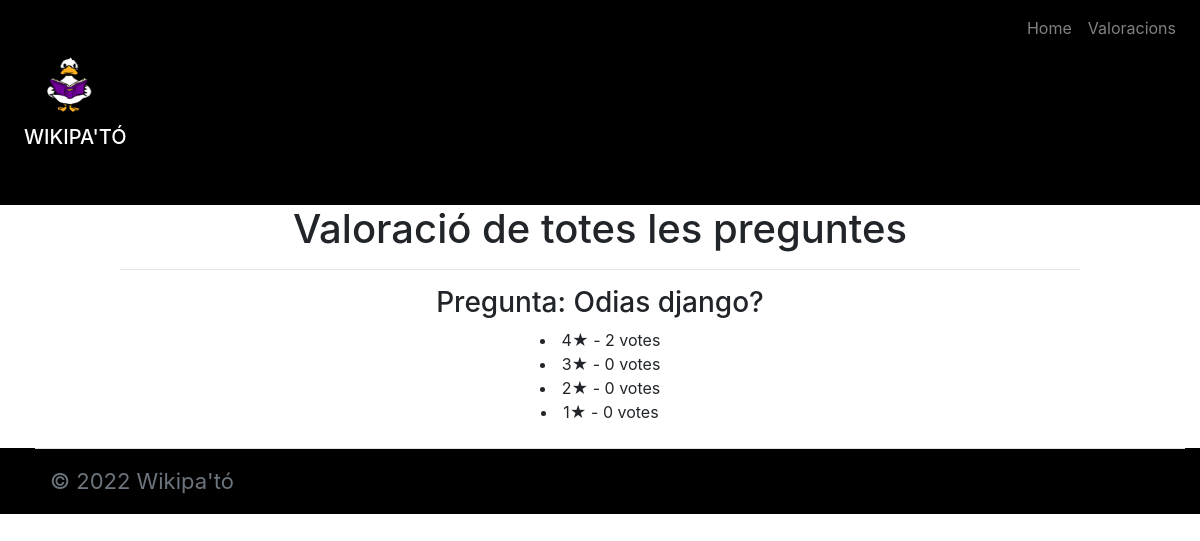
The page /polls/toteslesrespostes on the database as committed earlier.
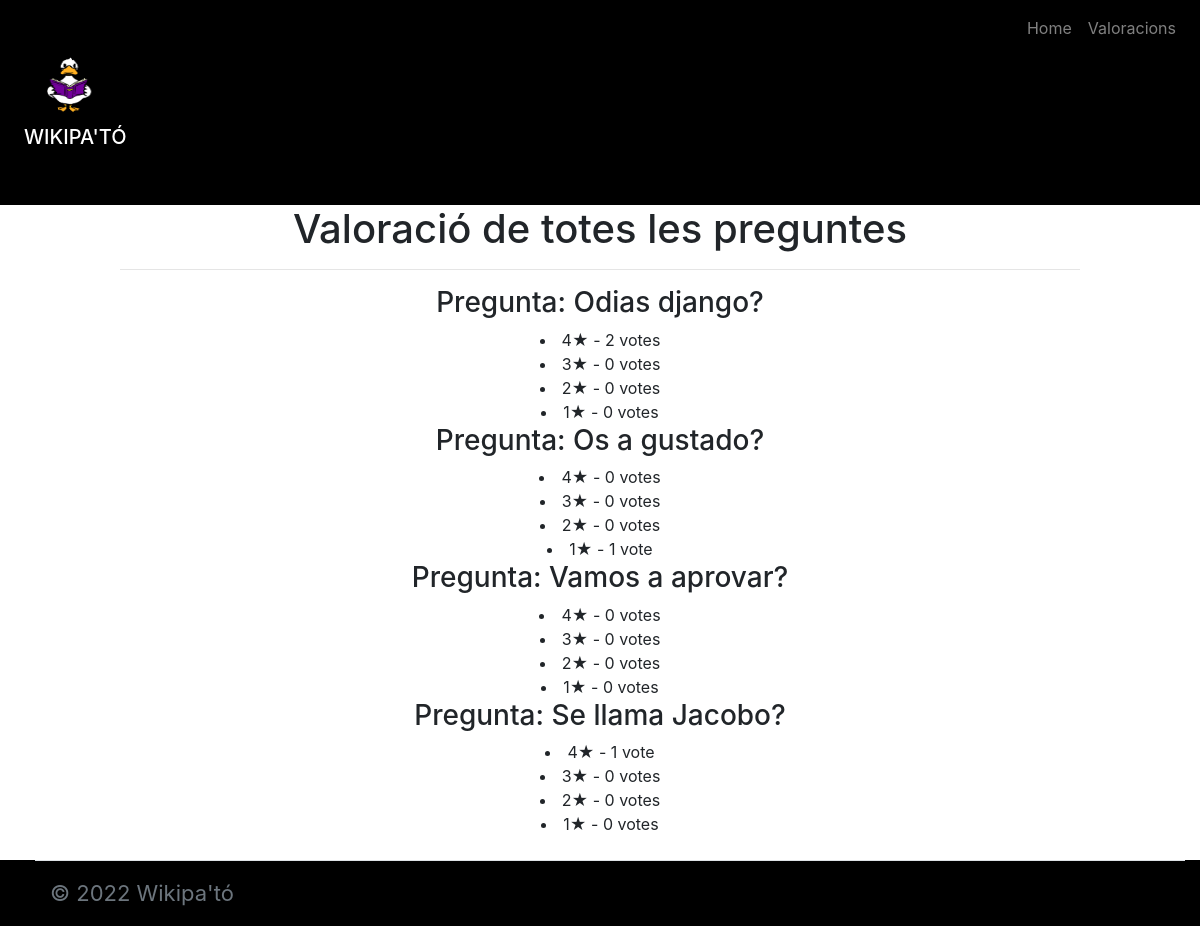
The same page on the database as committed later.
### polls/models.py (models this page shows, shortened)
class Question(models.Model):
    question_text = models.CharField(max_length=200)
    post = models.ForeignKey(Post, on_delete=models.CASCADE)
    pub_date = models.DateTimeField('date published')

class Choice(models.Model):
    question = models.ForeignKey(Question, on_delete=models.CASCADE)
    choice_text = models.CharField(max_length=200)
    votes = models.IntegerField(default=0)

### polls/views.py (the view)
# urls.py: path('toteslesrespostes', views.totes, name='totes'),
def totes(request):
    questions = Question.objects.filter(pub_date__lte=timezone.now()).order_by('pub_date')
    return render(request, 'polls/totes.html', {'questions': questions})

### polls/templates/polls/totes.html
{% extends 'base.html' %}
{% block content %}
<div class="px-4 py-5" style="background-color:black; margin-top:0">
    <img style="color:white; margin-left:10px" src='/images/jacobo.png' width="72" height="77">
    <h5 class="display-5 fw-bold" style="color:white">WIKIPA'TÓ</h5>
  </div>
  <div style="text-align:center">
    <h1 style="text-align: center">Valoració de totes les preguntes</h1>
    <hr style="width: 60em">
    <div class="posts">
        {% for question in questions %}
            <h3>Pregunta: {{ question.question_text }}</h3>
                {% for choice in question.choice_set.all %}
                <li>{{ choice.choice_text }}★ - {{ choice.votes }} vote{{ choice.votes|pluralize }}</li>
            {% endfor %}
        {% endfor %}
    </div>
</div>
{% endblock %}

### polls/templates/base.html (shortened to what this page needs)
<!doctype html>
<html lang="en">
  <head>
    <link rel="stylesheet" href="https://cdn.jsdelivr.net/npm/bootstrap@4.3.1/dist/css/bootstrap.min.css">
  </head>
  <body>
    <nav class="navbar navbar-expand-lg navbar-dark" style="float:right">
      <div class="collapse navbar-collapse">
        <ul class="navbar-nav mr-auto">
          <li class="nav-item ">
            <a class="nav-link"href="{% url 'polls:posts' %}">Home</a>
          </li>
          <li class="nav-item">
            <a class="nav-link"  href="{% url 'polls:totes' %}" >Valoracions</a>
          </li>
        </ul>
      </div>
    </nav>
    {% block content %}
    {% endblock %}
<div class="container" style="background-color:black; max-width: 100%">
  <footer class="d-flex flex-wrap justify-content-between align-items-center py-3 my-4 border-top">
    <p class="col-md-4 mb-0 text-muted">&copy; 2022 Wikipa'tó</p>
    <a href="/" class="col-md-4 d-flex align-items-center justify-content-center mb-3 mb-md-0 me-md-auto link-dark text-decoration-none">
      <svg class="bi me-2" width="40" height="32"><use xlink:href="#bootstrap"/></svg>
    </a>
  </footer>
</div>
  </body>
</html>

### polls/templates/base.html (style rules this page uses)
.container { display: block; position: relative; padding-left: 35px; margin-bottom: 12px; cursor: pointer; font-size: 22px; -webkit-user-select: none; -moz-user-select: none; -ms-user-select: none; user-select: none; }

Rows that differ between the two databases and show on the page:
added Question: question_text "Os a gustado?"
added Choice: choice_text "4", votes "0", shown under "Os a gustado?"
added Choice: choice_text "3", votes "0", shown under "Os a gustado?"
added Choice: choice_text "2", votes "0", shown under "Os a gustado?"
added Choice: choice_text "1", votes "1", shown under "Os a gustado?"
added Question: question_text "Vamos a aprovar?"
added Choice: choice_text "4", votes "0", shown under "Vamos a aprovar?"
added Choice: choice_text "3", votes "0", shown under "Vamos a aprovar?"
added Choice: choice_text "2", votes "0", shown under "Vamos a aprovar?"
added Choice: choice_text "1", votes "0", shown under "Vamos a aprovar?"
added Question: question_text "Se llama Jacobo?"
added Choice: choice_text "4", votes "1", shown under "Se llama Jacobo?"
added Choice: choice_text "3", votes "0", shown under "Se llama Jacobo?"
added Choice: choice_text "2", votes "0", shown under "Se llama Jacobo?"
added Choice: choice_text "1", votes "0", shown under "Se llama Jacobo?"
